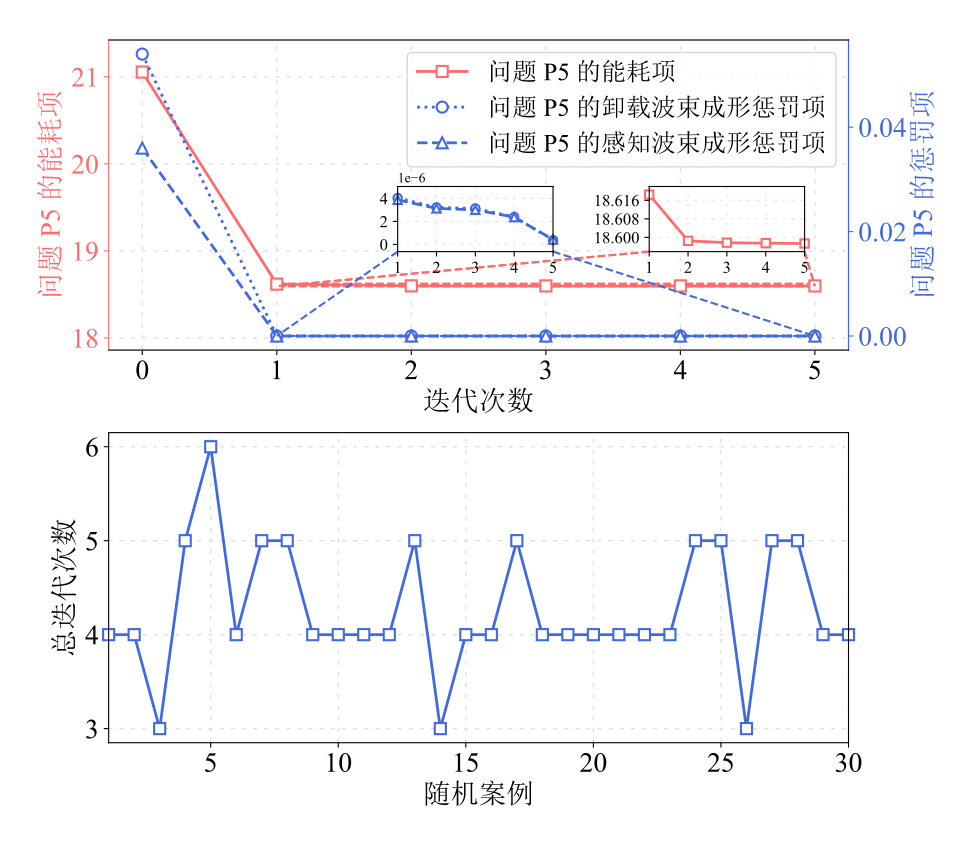

This chart was generated by the following Python code:
import os
import csv
import numpy as np
import matplotlib.pyplot as plt
from mpl_toolkits.axes_grid1.inset_locator import inset_axes, mark_inset
from matplotlib.ticker import MaxNLocator, MultipleLocator

# 字体与样式设置：英文及数字使用 Times New Roman，中文使用宋体。
plt.rcParams["font.family"] = ["Times New Roman", "SimSun"]
plt.rcParams["font.serif"] = ["Times New Roman", "SimSun"]
plt.rcParams["font.sans-serif"] = ["Times New Roman", "SimSun"]
plt.rcParams["mathtext.fontset"] = "custom"

RANK1_OFF_COLOR = "#4169E1"
RANK1_SEN_COLOR = RANK1_OFF_COLOR
OBJECTIVE_COLOR = "#FF6B6B"
GAUSSIAN_COLOR = "#4169E1"
GRID_COLOR = "#E0E0E0"

# 与本脚本同目录（Fig1/）下的数据文件
HISTORY_CSV_NAME = "first_sample_cccp_history.csv"
CONVERGENCE_CSV_NAME = "convergence_iterations.csv"


# ── 数据加载 ──
def load_energy_rank1():
    """读取同目录 first_sample_cccp_history.csv（由 src/inner/main.py 生成）。

    列含义：
        iteration       —— 迭代轮次（第 0 行为初始点 x^(0)）
        objective_value —— 问题 P4 中的能量项
        w_rank1_gap     —— 感知波束成形 W_sen 的秩一罚项
        b_rank1_gap     —— 卸载波束成形 B_off 的秩一罚项
    """
    base_dir = os.path.dirname(os.path.abspath(__file__))
    history_path = os.path.join(base_dir, HISTORY_CSV_NAME)

    iterations = []
    objective_values = []
    rank1_off_values = []
    rank1_sen_values = []
    with open(history_path, "r", newline="", encoding="utf-8-sig") as f:
        reader = csv.DictReader(f)
        required_columns = {"iteration", "objective_value", "w_rank1_gap", "b_rank1_gap"}
        if reader.fieldnames is None or not required_columns.issubset(reader.fieldnames):
            raise ValueError(
                "CSV file {} must contain the columns: {}. Found columns: {}".format(
                    history_path, ", ".join(sorted(required_columns)), reader.fieldnames))
        for row in reader:
            iterations.append(int(row["iteration"]))
            objective_values.append(float(row["objective_value"]))
            rank1_sen_values.append(float(row["w_rank1_gap"]))
            rank1_off_values.append(float(row["b_rank1_gap"]))

    iters = np.array(iterations)
    return (iters, np.array(objective_values),
            iters, np.array(rank1_off_values),
            iters, np.array(rank1_sen_values))


def load_case_convergence_csv(csv_path):
    case_ids = []
    convergence_iterations = []
    with open(csv_path, "r", newline="", encoding="utf-8-sig") as f:
        reader = csv.DictReader(f)
        for row in reader:
            case_ids.append(int(row["case_id"]))
            convergence_iterations.append(int(float(row["convergence_iterations"])))
    return np.array(case_ids), np.array(convergence_iterations)


def resolve_convergence_csv(base_dir):
    """定位同目录（Fig1/）下的 convergence_iterations.csv。"""
    csv_path = os.path.join(base_dir, CONVERGENCE_CSV_NAME)
    if not os.path.exists(csv_path):
        raise FileNotFoundError(
            "未在当前目录找到数据文件：{}".format(csv_path))
    return csv_path


# ── 上子图：energy & rank-one penalty 收敛 ──
def plot_energy_rank1(ax):
    (iters_objective, objective_values,
     iters_rank1_off, rank1_off_values,
     iters_rank1_sen, rank1_sen_values) = load_energy_rank1()

    ax1 = ax
    ax2 = ax1.twinx()

    line1 = ax1.plot(
        iters_objective,
        objective_values,
        marker="s",
        linestyle="-",
        markersize=8,
        label="问题 P5 的能耗项",
        color=OBJECTIVE_COLOR,
        linewidth=2,
        markerfacecolor="white",
        markeredgewidth=1.5,
    )
    line2 = ax2.plot(
        iters_rank1_off,
        rank1_off_values,
        marker="o",
        linestyle=":",
        markersize=8,
        label="问题 P5 的卸载波束成形惩罚项",
        color=RANK1_OFF_COLOR,
        linewidth=2,
        markerfacecolor="white",
        markeredgewidth=1.5,
        clip_on=False,
    )
    line3 = ax2.plot(
        iters_rank1_sen,
        rank1_sen_values,
        marker="^",
        linestyle="--",
        markersize=8,
        label="问题 P5 的感知波束成形惩罚项",
        color=RANK1_SEN_COLOR,
        linewidth=2,
        markerfacecolor="white",
        markeredgewidth=1.5,
        clip_on=False,
    )

    ax1.set_xlabel("迭代次数", fontsize=20)
    ax1.set_ylabel("问题 P5 的能耗项", fontsize=20, color=OBJECTIVE_COLOR)
    ax2.set_ylabel("问题 P5 的惩罚项", fontsize=20, color=RANK1_OFF_COLOR)
    ax1.spines["left"].set_color(OBJECTIVE_COLOR)
    ax2.spines["right"].set_color(RANK1_OFF_COLOR)

    ax1.tick_params(axis="y", which="major", labelsize=20, colors=OBJECTIVE_COLOR)
    ax2.tick_params(axis="y", which="major", labelsize=20, colors=RANK1_OFF_COLOR)
    ax1.spines['left'].set_color(OBJECTIVE_COLOR)
    ax2.spines['right'].set_color(RANK1_OFF_COLOR)
    ax2.spines['left'].set_visible(False)
    ax1.spines['top'].set_color('#E0E0E0')
    ax1.spines['bottom'].set_color('#E0E0E0')
    # y 轴范围按实际数据自适应（不同 λ/样本下能量量级不同，避免曲线被硬编码区间裁掉）
    obj_span = max(float(objective_values.max() - objective_values.min()), 1e-6)
    ax1.set_ylim(objective_values.min() - 0.30 * obj_span,
                 objective_values.max() + 0.15 * obj_span)
    ax1.tick_params(axis="x", which="major", labelsize=20)
    ax1.xaxis.set_major_locator(plt.MaxNLocator(integer=True))
    ax1.grid(
        True,
        linestyle=(0, (3, 5)),
        color=GRID_COLOR,
        linewidth=1.0,
        alpha=1.0,
        zorder=1,
    )

    # 内嵌图
    axins = inset_axes(ax1, width="35%", height="35%", bbox_to_anchor=(0.35, -0.05, 0.6, 0.6), bbox_transform=ax2.transAxes)
    start_idx = 1
    axins.plot(
        iters_objective[start_idx:],
        objective_values[start_idx:],
        marker="s",
        linestyle="-",
        markersize=6,
        color=OBJECTIVE_COLOR,
        linewidth=2,
        markerfacecolor="white",
        markeredgewidth=1.5,
        clip_on=False,
    )
    axins.set_xlim(iters_objective[start_idx], iters_objective[-1])
    axins.set_ylim(objective_values[start_idx:].min() - 0.0035, objective_values[start_idx:].max() + 0.0035)
    axins.grid(
        True,
        linestyle=(0, (3, 5)),
        color=GRID_COLOR,
        linewidth=0.8,
        alpha=0.8,
        zorder=1,
    )
    # 内嵌图显示 x、y 轴刻度
    axins.xaxis.set_major_locator(MaxNLocator(nbins=4))
    axins.yaxis.set_major_locator(MaxNLocator(nbins=4))
    axins.tick_params(axis="both", which="major", labelsize=12)
    # 仅保留左下角(loc1=3, loc2=4)与右下角(loc1=4, loc2=3)连接虚线
    mark_inset(ax1, axins, loc1=3, loc2=4, fc="none", ec=OBJECTIVE_COLOR, linewidth=1.5, linestyle="--")
    mark_inset(ax1, axins, loc1=4, loc2=3, fc="none", ec=OBJECTIVE_COLOR, linewidth=1.5, linestyle="--")

    # 内嵌图 2：放大 offloading beam（蓝色点线 :）与 sensing beam（蓝色虚线 --）的 rank-1 惩罚项收敛尾部
    # 注意：parent 用 ax2（右轴），保证 mark_inset 连线在右轴坐标下正确指向蓝色曲线区域
    axins2 = inset_axes(ax2, width="35%", height="35%", bbox_to_anchor=(0.01, -0.05, 0.6, 0.6), bbox_transform=ax2.transAxes)
    # offloading beam rank-1 penalty（蓝色点线）
    axins2.plot(
        iters_rank1_off[start_idx:],
        rank1_off_values[start_idx:],
        marker="o",
        linestyle=":",
        markersize=6,
        color=RANK1_OFF_COLOR,
        linewidth=2,
        markerfacecolor="white",
        markeredgewidth=1.5,
        clip_on=False,
    )
    # sensing beam rank-1 penalty（蓝色虚线）
    axins2.plot(
        iters_rank1_sen[start_idx:],
        rank1_sen_values[start_idx:],
        marker="^",
        linestyle="--",
        markersize=6,
        color=RANK1_SEN_COLOR,
        linewidth=2,
        markerfacecolor="white",
        markeredgewidth=1.5,
        clip_on=False,
    )
    axins2.set_xlim(iters_rank1_off[start_idx], iters_rank1_off[-1])
    axins2.set_ylim(
        min(rank1_off_values[start_idx:].min() - 0.000001, rank1_sen_values[start_idx:].min() - 0.000001),
        max(rank1_off_values[start_idx:].max() + 0.000001, rank1_sen_values[start_idx:].max() + 0.000001),
    )
    axins2.grid(
        True,
        linestyle=(0, (3, 5)),
        color=GRID_COLOR,
        linewidth=0.8,
        alpha=0.8,
        zorder=1,
    )
    axins2.xaxis.set_major_locator(MaxNLocator(nbins=4, integer=True))
    axins2.yaxis.set_major_locator(MaxNLocator(nbins=3))
    axins2.tick_params(axis="both", which="major", labelsize=12)
    # 接线用蓝色，指向主图中蓝色 rank-1 惩罚项曲线区域；单次 mark_inset 产生两条连线（左下角3 + 右下角4）
    mark_inset(ax2, axins2, loc1=3, loc2=4, fc="none", ec=RANK1_OFF_COLOR, linewidth=1.5, linestyle="--")

    lines = line1 + line2 + line3
    labels = [line.get_label() for line in lines]
    # 图例挂到 figure 上，使其在 figure 层级拥有最高 zorder，不被独立的内嵌图 axes 遮挡
    fig = ax1.figure
    legend = fig.legend(
        lines, labels, fontsize=18, loc="upper right",
        bbox_to_anchor=(1.0, 1.0), bbox_transform=ax1.transAxes,
    )
    legend.set_zorder(100)
    return ax2


# ── 下子图：random case 收敛迭代次数 ──
def plot_case_convergence(ax):
    base_dir = os.path.dirname(os.path.abspath(__file__))
    csv_path = resolve_convergence_csv(base_dir)
    case_ids, convergence_iterations = load_case_convergence_csv(csv_path)

    ax.plot(
        case_ids,
        convergence_iterations,
        marker="s",
        linestyle="-",
        markersize=8,
        linewidth=2,
        color=GAUSSIAN_COLOR,
        markerfacecolor="white",
        markeredgewidth=1.5,
        clip_on=False,
    )

    ax.set_xlabel("随机案例", fontsize=20)
    ax.set_ylabel("总迭代次数", fontsize=20)
    ax.tick_params(axis="x", which="major", labelsize=20)
    ax.tick_params(axis="y", which="major", labelsize=20)
    ax.xaxis.set_major_locator(MultipleLocator(5))
    ax.yaxis.set_major_locator(MaxNLocator(integer=True))
    ax.set_xlim(1, 30)
    ax.grid(
        True,
        linestyle=(0, (3, 5)),
        color=GRID_COLOR,
        linewidth=1.0,
        alpha=1.0,
        zorder=1,
    )


# ── 主程序：2×1 子图 ──
def main():
    fig, (ax_top, ax_bottom) = plt.subplots(
        2, 1, figsize=(10, 8), gridspec_kw={"height_ratios": [1.0, 1.0]}
    )

    ax_top_right = plot_energy_rank1(ax_top)
    plot_case_convergence(ax_bottom)

    plt.tight_layout()
    # 双纵轴中文标签需要额外的左右边距，避免显示或导出时被裁切。
    fig.subplots_adjust(left=0.13, right=0.87)
    # 按实际文字边界仅下移溢出部分，并保留 1 像素余量。
    fig.canvas.draw()
    renderer = fig.canvas.get_renderer()
    for ax in (ax_top, ax_top_right):
        label = ax.yaxis.label
        overflow = label.get_window_extent(renderer).y1 - (fig.bbox.y1 - 1)
        if overflow > 0:
            label.set_y(label.get_position()[1] - overflow / ax.bbox.height)
    pdf_path = os.path.splitext(os.path.abspath(__file__))[0] + ".pdf"
    fig.savefig(pdf_path, bbox_inches="tight", pad_inches=0.4)
    plt.show()


if __name__ == "__main__":
    main()
